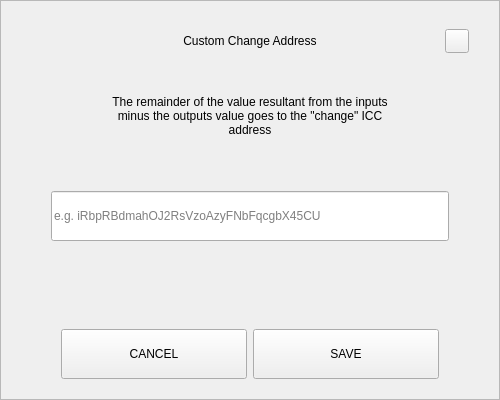
<?xml version="1.0" encoding="UTF-8"?>
<ui version="4.0">
 <class>SendChangeAddressDialog</class>
 <widget class="QDialog" name="SendChangeAddressDialog">
  <property name="geometry">
   <rect>
    <x>0</x>
    <y>0</y>
    <width>500</width>
    <height>400</height>
   </rect>
  </property>
  <property name="windowTitle">
   <string>Dialog</string>
  </property>
  <layout class="QVBoxLayout" name="verticalLayout">
   <property name="spacing">
    <number>0</number>
   </property>
   <property name="leftMargin">
    <number>0</number>
   </property>
   <property name="topMargin">
    <number>0</number>
   </property>
   <property name="rightMargin">
    <number>0</number>
   </property>
   <property name="bottomMargin">
    <number>0</number>
   </property>
   <item>
    <widget class="QFrame" name="frame">
     <property name="styleSheet">
      <string notr="true"/>
     </property>
     <property name="frameShape">
      <enum>QFrame::StyledPanel</enum>
     </property>
     <property name="frameShadow">
      <enum>QFrame::Raised</enum>
     </property>
     <layout class="QVBoxLayout" name="verticalLayout_2" stretch="0,0,0,0,0,0,0">
      <property name="spacing">
       <number>0</number>
      </property>
      <property name="leftMargin">
       <number>30</number>
      </property>
      <property name="topMargin">
       <number>20</number>
      </property>
      <property name="rightMargin">
       <number>30</number>
      </property>
      <property name="bottomMargin">
       <number>20</number>
      </property>
      <item>
       <layout class="QHBoxLayout" name="horizontalLayout_3">
        <property name="spacing">
         <number>0</number>
        </property>
        <item>
         <spacer name="horizontalSpacer_2">
          <property name="orientation">
           <enum>Qt::Horizontal</enum>
          </property>
          <property name="sizeHint" stdset="0">
           <size>
            <width>40</width>
            <height>20</height>
           </size>
          </property>
         </spacer>
        </item>
        <item>
         <widget class="QLabel" name="labelTitle">
          <property name="minimumSize">
           <size>
            <width>0</width>
            <height>40</height>
           </size>
          </property>
          <property name="maximumSize">
           <size>
            <width>16777215</width>
            <height>40</height>
           </size>
          </property>
          <property name="styleSheet">
           <string notr="true">padding-left:24px;</string>
          </property>
          <property name="text">
           <string>Custom Change Address</string>
          </property>
          <property name="alignment">
           <set>Qt::AlignCenter</set>
          </property>
          <property name="margin">
           <number>7</number>
          </property>
         </widget>
        </item>
        <item>
         <spacer name="horizontalSpacer">
          <property name="orientation">
           <enum>Qt::Horizontal</enum>
          </property>
          <property name="sizeHint" stdset="0">
           <size>
            <width>40</width>
            <height>20</height>
           </size>
          </property>
         </spacer>
        </item>
        <item>
         <widget class="QPushButton" name="btnEsc">
          <property name="minimumSize">
           <size>
            <width>24</width>
            <height>24</height>
           </size>
          </property>
          <property name="maximumSize">
           <size>
            <width>24</width>
            <height>24</height>
           </size>
          </property>
          <property name="focusPolicy">
           <enum>Qt::NoFocus</enum>
          </property>
          <property name="text">
           <string/>
          </property>
         </widget>
        </item>
       </layout>
      </item>
      <item>
       <spacer name="verticalSpacer_2">
        <property name="orientation">
         <enum>Qt::Vertical</enum>
        </property>
        <property name="sizeType">
         <enum>QSizePolicy::Minimum</enum>
        </property>
        <property name="sizeHint" stdset="0">
         <size>
          <width>20</width>
          <height>20</height>
         </size>
        </property>
       </spacer>
      </item>
      <item alignment="Qt::AlignHCenter">
       <widget class="QLabel" name="labelMessage">
        <property name="minimumSize">
         <size>
          <width>0</width>
          <height>70</height>
         </size>
        </property>
        <property name="text">
         <string>The remainder of the value resultant from the inputs minus the outputs value goes to the &quot;change&quot; ICC address</string>
        </property>
        <property name="alignment">
         <set>Qt::AlignCenter</set>
        </property>
        <property name="wordWrap">
         <bool>true</bool>
        </property>
       </widget>
      </item>
      <item>
       <spacer name="verticalSpacer_3">
        <property name="orientation">
         <enum>Qt::Vertical</enum>
        </property>
        <property name="sizeType">
         <enum>QSizePolicy::Minimum</enum>
        </property>
        <property name="sizeHint" stdset="0">
         <size>
          <width>20</width>
          <height>40</height>
         </size>
        </property>
       </spacer>
      </item>
      <item>
       <layout class="QHBoxLayout" name="horizontalLayout_2">
        <property name="spacing">
         <number>0</number>
        </property>
        <property name="leftMargin">
         <number>20</number>
        </property>
        <property name="rightMargin">
         <number>20</number>
        </property>
        <item>
         <widget class="QLineEdit" name="lineEditAddress">
          <property name="minimumSize">
           <size>
            <width>0</width>
            <height>50</height>
           </size>
          </property>
          <property name="placeholderText">
           <string notr="true">e.g. iRbpRBdmahOJ2RsVzoAzyFNbFqcgbX45CU</string>
          </property>
         </widget>
        </item>
       </layout>
      </item>
      <item>
       <spacer name="verticalSpacer">
        <property name="orientation">
         <enum>Qt::Vertical</enum>
        </property>
        <property name="sizeHint" stdset="0">
         <size>
          <width>20</width>
          <height>40</height>
         </size>
        </property>
       </spacer>
      </item>
      <item>
       <layout class="QHBoxLayout" name="horizontalLayout" stretch="2,2">
        <property name="spacing">
         <number>6</number>
        </property>
        <property name="leftMargin">
         <number>30</number>
        </property>
        <property name="rightMargin">
         <number>30</number>
        </property>
        <item>
         <widget class="QPushButton" name="btnCancel">
          <property name="minimumSize">
           <size>
            <width>180</width>
            <height>50</height>
           </size>
          </property>
          <property name="focusPolicy">
           <enum>Qt::NoFocus</enum>
          </property>
          <property name="text">
           <string>CANCEL</string>
          </property>
         </widget>
        </item>
        <item>
         <widget class="QPushButton" name="btnSave">
          <property name="minimumSize">
           <size>
            <width>180</width>
            <height>50</height>
           </size>
          </property>
          <property name="focusPolicy">
           <enum>Qt::NoFocus</enum>
          </property>
          <property name="text">
           <string>SAVE</string>
          </property>
         </widget>
        </item>
       </layout>
      </item>
     </layout>
    </widget>
   </item>
  </layout>
 </widget>
 <resources/>
 <connections/>
</ui>
